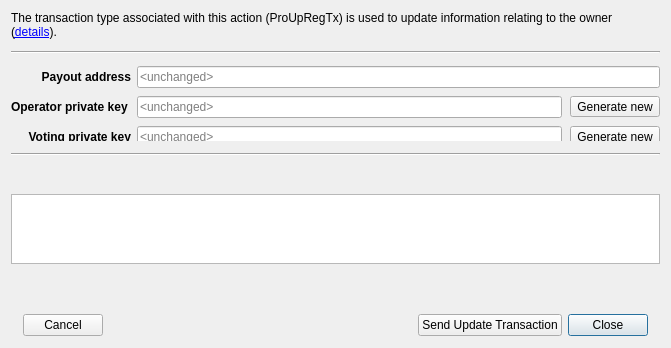
<?xml version="1.0" encoding="UTF-8"?>
<ui version="4.0">
 <class>UpdMnRegistrarDlg</class>
 <widget class="QDialog" name="UpdMnRegistrarDlg">
  <property name="geometry">
   <rect>
    <x>0</x>
    <y>0</y>
    <width>671</width>
    <height>348</height>
   </rect>
  </property>
  <property name="sizePolicy">
   <sizepolicy hsizetype="Preferred" vsizetype="Maximum">
    <horstretch>0</horstretch>
    <verstretch>0</verstretch>
   </sizepolicy>
  </property>
  <property name="windowTitle">
   <string>Update masternode registrar</string>
  </property>
  <layout class="QVBoxLayout" name="verticalLayout">
   <property name="spacing">
    <number>12</number>
   </property>
   <property name="sizeConstraint">
    <enum>QLayout::SetMinimumSize</enum>
   </property>
   <property name="bottomMargin">
    <number>0</number>
   </property>
   <item>
    <widget class="QLabel" name="lblDescription">
     <property name="text">
      <string>The transaction type associated with this action (ProUpRegTx) is used to update information relating to the owner (&lt;a href=&quot;https://docs.stash.org/en/stable/masternodes/maintenance.html#proupregtx&quot;&gt;details&lt;/a&gt;).</string>
     </property>
     <property name="wordWrap">
      <bool>true</bool>
     </property>
     <property name="openExternalLinks">
      <bool>true</bool>
     </property>
    </widget>
   </item>
   <item>
    <widget class="Line" name="line_2">
     <property name="orientation">
      <enum>Qt::Horizontal</enum>
     </property>
    </widget>
   </item>
   <item>
    <widget class="QStackedWidget" name="stackedWidget">
     <property name="sizePolicy">
      <sizepolicy hsizetype="Preferred" vsizetype="Maximum">
       <horstretch>0</horstretch>
       <verstretch>0</verstretch>
      </sizepolicy>
     </property>
     <property name="currentIndex">
      <number>0</number>
     </property>
     <widget class="QWidget" name="page0">
      <property name="sizePolicy">
       <sizepolicy hsizetype="Preferred" vsizetype="Minimum">
        <horstretch>0</horstretch>
        <verstretch>0</verstretch>
       </sizepolicy>
      </property>
      <layout class="QGridLayout" name="gridLayout" rowstretch="0,0,0,0,0">
       <property name="sizeConstraint">
        <enum>QLayout::SetMinimumSize</enum>
       </property>
       <property name="leftMargin">
        <number>0</number>
       </property>
       <property name="topMargin">
        <number>0</number>
       </property>
       <property name="rightMargin">
        <number>0</number>
       </property>
       <property name="bottomMargin">
        <number>0</number>
       </property>
       <property name="verticalSpacing">
        <number>8</number>
       </property>
       <item row="2" column="1">
        <layout class="QHBoxLayout" name="layOperatorKey">
         <property name="spacing">
          <number>8</number>
         </property>
         <item>
          <widget class="QLineEdit" name="edtOperatorKey">
           <property name="placeholderText">
            <string>&lt;unchanged&gt;</string>
           </property>
           <property name="clearButtonEnabled">
            <bool>true</bool>
           </property>
          </widget>
         </item>
         <item>
          <widget class="QToolButton" name="btnGenerateOperatorKey">
           <property name="text">
            <string>Generate new</string>
           </property>
          </widget>
         </item>
        </layout>
       </item>
       <item row="3" column="0">
        <widget class="QLabel" name="lblVotingKey">
         <property name="text">
          <string>&lt;b&gt;Voting private key&lt;/b&gt;</string>
         </property>
         <property name="alignment">
          <set>Qt::AlignRight|Qt::AlignTrailing|Qt::AlignVCenter</set>
         </property>
        </widget>
       </item>
       <item row="1" column="1">
        <layout class="QHBoxLayout" name="layPayoutAddress">
         <property name="spacing">
          <number>8</number>
         </property>
         <item>
          <widget class="QLineEdit" name="edtPayoutAddress">
           <property name="placeholderText">
            <string>&lt;unchanged&gt;</string>
           </property>
           <property name="clearButtonEnabled">
            <bool>true</bool>
           </property>
          </widget>
         </item>
        </layout>
       </item>
       <item row="2" column="0">
        <widget class="QLabel" name="lblOperatorKey">
         <property name="text">
          <string>&lt;b&gt;Operator private key&lt;/b&gt; </string>
         </property>
         <property name="alignment">
          <set>Qt::AlignRight|Qt::AlignTrailing|Qt::AlignVCenter</set>
         </property>
        </widget>
       </item>
       <item row="1" column="0">
        <widget class="QLabel" name="lblPayoutAddress">
         <property name="font">
          <font>
           <weight>75</weight>
           <bold>true</bold>
          </font>
         </property>
         <property name="text">
          <string>Payout address</string>
         </property>
         <property name="alignment">
          <set>Qt::AlignRight|Qt::AlignTrailing|Qt::AlignVCenter</set>
         </property>
        </widget>
       </item>
       <item row="3" column="1">
        <layout class="QHBoxLayout" name="layVotingKey">
         <property name="spacing">
          <number>8</number>
         </property>
         <item>
          <widget class="QLineEdit" name="edtVotingKey">
           <property name="placeholderText">
            <string>&lt;unchanged&gt;</string>
           </property>
           <property name="clearButtonEnabled">
            <bool>true</bool>
           </property>
          </widget>
         </item>
         <item>
          <widget class="QToolButton" name="btnGenerateVotingKey">
           <property name="text">
            <string>Generate new</string>
           </property>
          </widget>
         </item>
        </layout>
       </item>
      </layout>
     </widget>
    </widget>
   </item>
   <item>
    <widget class="Line" name="line">
     <property name="orientation">
      <enum>Qt::Horizontal</enum>
     </property>
    </widget>
   </item>
   <item>
    <widget class="QLabel" name="lblManualCommands">
     <property name="text">
      <string/>
     </property>
    </widget>
   </item>
   <item>
    <widget class="QTextBrowser" name="edtManualCommands">
     <property name="openExternalLinks">
      <bool>true</bool>
     </property>
     <property name="openLinks">
      <bool>true</bool>
     </property>
    </widget>
   </item>
   <item>
    <widget class="QLabel" name="lblMessage">
     <property name="text">
      <string/>
     </property>
     <property name="wordWrap">
      <bool>true</bool>
     </property>
     <property name="openExternalLinks">
      <bool>true</bool>
     </property>
    </widget>
   </item>
   <item>
    <widget class="QFrame" name="frame">
     <property name="frameShape">
      <enum>QFrame::NoFrame</enum>
     </property>
     <property name="frameShadow">
      <enum>QFrame::Raised</enum>
     </property>
     <layout class="QHBoxLayout" name="horizontalLayout">
      <property name="leftMargin">
       <number>12</number>
      </property>
      <property name="topMargin">
       <number>12</number>
      </property>
      <property name="rightMargin">
       <number>12</number>
      </property>
      <property name="bottomMargin">
       <number>12</number>
      </property>
      <item>
       <widget class="QPushButton" name="btnCancel">
        <property name="text">
         <string>Cancel</string>
        </property>
        <property name="autoDefault">
         <bool>false</bool>
        </property>
       </widget>
      </item>
      <item>
       <widget class="QLabel" name="lblDocumentation">
        <property name="text">
         <string/>
        </property>
        <property name="openExternalLinks">
         <bool>true</bool>
        </property>
       </widget>
      </item>
      <item>
       <spacer name="horizontalSpacer_2">
        <property name="orientation">
         <enum>Qt::Horizontal</enum>
        </property>
        <property name="sizeHint" stdset="0">
         <size>
          <width>40</width>
          <height>20</height>
         </size>
        </property>
       </spacer>
      </item>
      <item>
       <widget class="QPushButton" name="btnSendUpdateTx">
        <property name="text">
         <string>Send Update Transaction</string>
        </property>
        <property name="autoDefault">
         <bool>false</bool>
        </property>
       </widget>
      </item>
      <item>
       <widget class="QPushButton" name="btnClose">
        <property name="text">
         <string>Close</string>
        </property>
       </widget>
      </item>
     </layout>
    </widget>
   </item>
  </layout>
 </widget>
 <tabstops>
  <tabstop>edtPayoutAddress</tabstop>
  <tabstop>edtOperatorKey</tabstop>
  <tabstop>btnGenerateOperatorKey</tabstop>
  <tabstop>edtVotingKey</tabstop>
  <tabstop>btnGenerateVotingKey</tabstop>
  <tabstop>btnSendUpdateTx</tabstop>
  <tabstop>btnCancel</tabstop>
 </tabstops>
 <resources/>
 <connections/>
</ui>
